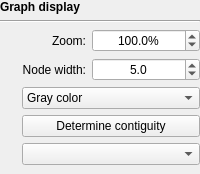
         <widget class="QWidget" name="graphDisplayWidget" native="true">
          <property name="enabled">
           <bool>true</bool>
          </property>
          <layout class="QVBoxLayout" name="verticalLayout">
           <property name="leftMargin">
            <number>0</number>
           </property>
           <property name="topMargin">
            <number>0</number>
           </property>
           <property name="rightMargin">
            <number>0</number>
           </property>
           <property name="bottomMargin">
            <number>0</number>
           </property>
           <item>
            <widget class="QLabel" name="label_10">
             <property name="font">
              <font>
               <bold>true</bold>
              </font>
             </property>
             <property name="text">
              <string>Graph display</string>
             </property>
            </widget>
           </item>
           <item>
            <widget class="Line" name="line_5">
             <property name="orientation">
              <enum>Qt::Horizontal</enum>
             </property>
            </widget>
           </item>
           <item>
            <widget class="QWidget" name="widget_2" native="true">
             <layout class="QGridLayout" name="gridLayout_8">
              <property name="leftMargin">
               <number>0</number>
              </property>
              <property name="topMargin">
               <number>0</number>
              </property>
              <property name="rightMargin">
               <number>0</number>
              </property>
              <item row="2" column="1" colspan="2">
               <widget class="QComboBox" name="coloursComboBox">
                <property name="focusPolicy">
                 <enum>Qt::StrongFocus</enum>
                </property>
                <item>
                 <property name="text">
                  <string>Gray color</string>
                 </property>
                </item>
                <item>
                 <property name="text">
                  <string>Random colours</string>
                 </property>
                </item>
                <item>
                 <property name="text">
                  <string>Uniform colour</string>
                 </property>
                </item>
                <item>
                 <property name="text">
                  <string>Colour by depth</string>
                 </property>
                </item>
                <item>
                 <property name="text">
                  <string>Colour by contiguity</string>
                 </property>
                </item>
                <item>
                 <property name="text">
                  <string>Custom colours</string>
                 </property>
                </item>
                <item>
                 <property name="text">
                  <string>GC content</string>
                 </property>
                </item>
                <item>
                 <property name="text">
                  <string>Colour by GFA tag</string>
                 </property>
                </item>
                <item>
                 <property name="text">
                  <string>Colour by CSV column</string>
                 </property>
                </item>
               </widget>
              </item>
              <item row="0" column="2">
               <widget class="QDoubleSpinBox" name="zoomSpinBox">
                <property name="sizePolicy">
                 <sizepolicy hsizetype="Expanding" vsizetype="Fixed">
                  <horstretch>0</horstretch>
                  <verstretch>0</verstretch>
                 </sizepolicy>
                </property>
                <property name="focusPolicy">
                 <enum>Qt::StrongFocus</enum>
                </property>
                <property name="alignment">
                 <set>Qt::AlignCenter</set>
                </property>
                <property name="suffix">
                 <string>%</string>
                </property>
                <property name="decimals">
                 <number>1</number>
                </property>
                <property name="minimum">
                 <double>5.000000000000000</double>
                </property>
                <property name="maximum">
                 <double>500.000000000000000</double>
                </property>
                <property name="singleStep">
                 <double>5.000000000000000</double>
                </property>
                <property name="value">
                 <double>100.000000000000000</double>
                </property>
               </widget>
              </item>
              <item row="3" column="1" colspan="2">
               <widget class="QPushButton" name="contiguityButton">
                <property name="focusPolicy">
                 <enum>Qt::StrongFocus</enum>
                </property>
                <property name="text">
                 <string>Determine contiguity</string>
                </property>
               </widget>
              </item>
              <item row="1" column="0">
               <widget class="InfoTextWidget" name="nodeWidthInfoText" native="true">
                <property name="sizePolicy">
                 <sizepolicy hsizetype="Fixed" vsizetype="Fixed">
                  <horstretch>0</horstretch>
                  <verstretch>0</verstretch>
                 </sizepolicy>
                </property>
                <property name="minimumSize">
                 <size>
                  <width>16</width>
                  <height>16</height>
                 </size>
                </property>
                <property name="toolTip">
                 <string>&lt;html&gt;&lt;head/&gt;&lt;body&gt;&lt;p&gt;This is the average width for each node. The exact width for each node is also influenced by the node's depth. The effect of depth on width can be adjusted in Bandage %SETTINGS%.  &lt;/p&gt;&lt;/body&gt;&lt;/html&gt;</string>
                </property>
               </widget>
              </item>
              <item row="3" column="0">
               <widget class="InfoTextWidget" name="contiguityInfoText" native="true">
                <property name="sizePolicy">
                 <sizepolicy hsizetype="Fixed" vsizetype="Fixed">
                  <horstretch>0</horstretch>
                  <verstretch>0</verstretch>
                 </sizepolicy>
                </property>
                <property name="minimumSize">
                 <size>
                  <width>16</width>
                  <height>16</height>
                 </size>
                </property>
                <property name="toolTip">
                 <string>Select one or more nodes and then click this button. Bandage will
then colour which other nodes in the graph are likely to be contiguous
                                        with your selected node(s).</string>
                </property>
               </widget>
              </item>
              <item row="0" column="0">
               <widget class="InfoTextWidget" name="zoomInfoText" native="true">
                <property name="sizePolicy">
                 <sizepolicy hsizetype="Fixed" vsizetype="Fixed">
                  <horstretch>0</horstretch>
                  <verstretch>0</verstretch>
                 </sizepolicy>
                </property>
                <property name="minimumSize">
                 <size>
                  <width>16</width>
                  <height>16</height>
                 </size>
                </property>
                <property name="toolTip">
                 <string>&lt;html&gt;&lt;head/&gt;&lt;body&gt;&lt;p&gt;This value controls how large the graph appears in Bandage. The zoom level can also be changed by:&lt;/p&gt;&lt;ul style=&quot;margin-top: 0px; margin-bottom: 0px; margin-left: 0px; margin-right: 0px; -qt-list-indent: 1;&quot;&gt;&lt;li style=&quot; margin-top:12px; margin-bottom:0px; margin-left:0px; margin-right:0px; -qt-block-indent:0; text-indent:0px;&quot;&gt;Holding the %CONTROL% key and using the mouse wheel over the graph. &lt;/li&gt;&lt;li style=&quot; margin-top:0px; margin-bottom:12px; margin-left:0px; margin-right:0px; -qt-block-indent:0; text-indent:0px;&quot;&gt;Clicking on the graph display and then using the '+' and '-' keys.  &lt;/li&gt;&lt;/ul&gt;&lt;/body&gt;&lt;/html&gt;</string>
                </property>
               </widget>
              </item>
              <item row="2" column="0">
               <widget class="InfoTextWidget" name="nodeColourInfoText" native="true">
                <property name="sizePolicy">
                 <sizepolicy hsizetype="Fixed" vsizetype="Fixed">
                  <horstretch>0</horstretch>
                  <verstretch>0</verstretch>
                 </sizepolicy>
                </property>
                <property name="minimumSize">
                 <size>
                  <width>16</width>
                  <height>16</height>
                 </size>
                </property>
                <property name="toolTip">
                 <string>&lt;html&gt;&lt;head/&gt;&lt;body&gt;&lt;p&gt;This controls the colour of the nodes in the graph:&lt;/p&gt;&lt;ul style=&quot;margin-top: 0px; margin-bottom: 0px; margin-left: 0px; margin-right: 0px; -qt-list-indent: 1;&quot;&gt;&lt;li style=&quot; margin-top:12px; margin-bottom:0px; margin-left:0px; margin-right:0px; -qt-block-indent:0; text-indent:0px;&quot;&gt;'Random colours': Nodes will be coloured randomly. Each time this is selected, new random colours will be chosen. Negative nodes (visible in 'Double' mode) will be a darker shade of their complement positive nodes. &lt;/li&gt;&lt;li style=&quot; margin-top:0px; margin-bottom:0px; margin-left:0px; margin-right:0px; -qt-block-indent:0; text-indent:0px;&quot;&gt;'Uniform colour': For graphs drawn with the 'Entire graph' scope, all nodes will be the same colour. For graphs drawn with the 'Around nodes' scope, your specified nodes will be drawn in a separate colour. For graphs drawn with the 'Around query hits' scope, nodes with query hits will be drawn in a separate colour. &lt;/li&gt;&lt;li style=&quot; margin-top:0px; margin-bottom:0px; margin-left:0px; margin-right:0px; -qt-block-indent:0; text-indent:0px;&quot;&gt;'Colour by depth': Node colours will be defined by their depth. The details of this relationship are configurable in Bandage %SETTINGS%. &lt;/li&gt;&lt;li style=&quot; margin-top:0px; margin-bottom:0px; margin-left:0px; margin-right:0px; -qt-block-indent:0; text-indent:0px;&quot;&gt;Query hits from a graph search are drawn as annotations on nodes (solid or rainbow styles can be enabled in the annotations settings), not as separate node colour schemes. &lt;/li&gt;&lt;li style=&quot; margin-top:0px; margin-bottom:0px; margin-left:0px; margin-right:0px; -qt-block-indent:0; text-indent:0px;&quot;&gt;'Colour by contiguity': This option will display a 'Determine contiguity button. When pressed, the nodes will be coloured based on their contiguity with the selected node(s). &lt;/li&gt;&lt;li style=&quot; margin-top:0px; margin-bottom:12px; margin-left:0px; margin-right:0px; -qt-block-indent:0; text-indent:0px;&quot;&gt;'Custom colours': Nodes will be coloured using colours of your choice. Select one or more nodes and then click the 'Set colour' button to define their colour.&lt;/li&gt;&lt;/ul&gt;&lt;p&gt;See the 'Colours' section of the Bandage %SETTINGS% to control various colouring options.&lt;/p&gt;&lt;/body&gt;&lt;/html&gt;</string>
                </property>
               </widget>
              </item>
              <item row="1" column="1">
               <widget class="QLabel" name="label_15">
                <property name="text">
                 <string>Node width:</string>
                </property>
                <property name="alignment">
                 <set>Qt::AlignRight|Qt::AlignTrailing|Qt::AlignVCenter</set>
                </property>
               </widget>
              </item>
              <item row="1" column="2">
               <widget class="QDoubleSpinBox" name="nodeWidthSpinBox">
                <property name="sizePolicy">
                 <sizepolicy hsizetype="Expanding" vsizetype="Fixed">
                  <horstretch>0</horstretch>
                  <verstretch>0</verstretch>
                 </sizepolicy>
                </property>
                <property name="focusPolicy">
                 <enum>Qt::StrongFocus</enum>
                </property>
                <property name="alignment">
                 <set>Qt::AlignCenter</set>
                </property>
                <property name="suffix">
                 <string/>
                </property>
                <property name="decimals">
                 <number>1</number>
                </property>
                <property name="minimum">
                 <double>0.500000000000000</double>
                </property>
                <property name="maximum">
                 <double>1000.000000000000000</double>
                </property>
                <property name="singleStep">
                 <double>0.500000000000000</double>
                </property>
                <property name="value">
                 <double>5.000000000000000</double>
                </property>
               </widget>
              </item>
              <item row="0" column="1">
               <widget class="QLabel" name="label_13">
                <property name="text">
                 <string>Zoom:</string>
                </property>
                <property name="alignment">
                 <set>Qt::AlignRight|Qt::AlignTrailing|Qt::AlignVCenter</set>
                </property>
               </widget>
              </item>
              <item row="4" column="1" colspan="2">
               <widget class="QComboBox" name="tagsComboBox">
                <property name="focusPolicy">
                 <enum>Qt::StrongFocus</enum>
                </property>
               </widget>
              </item>
             </layout>
            </widget>
           </item>
          </layout>
         </widget>
